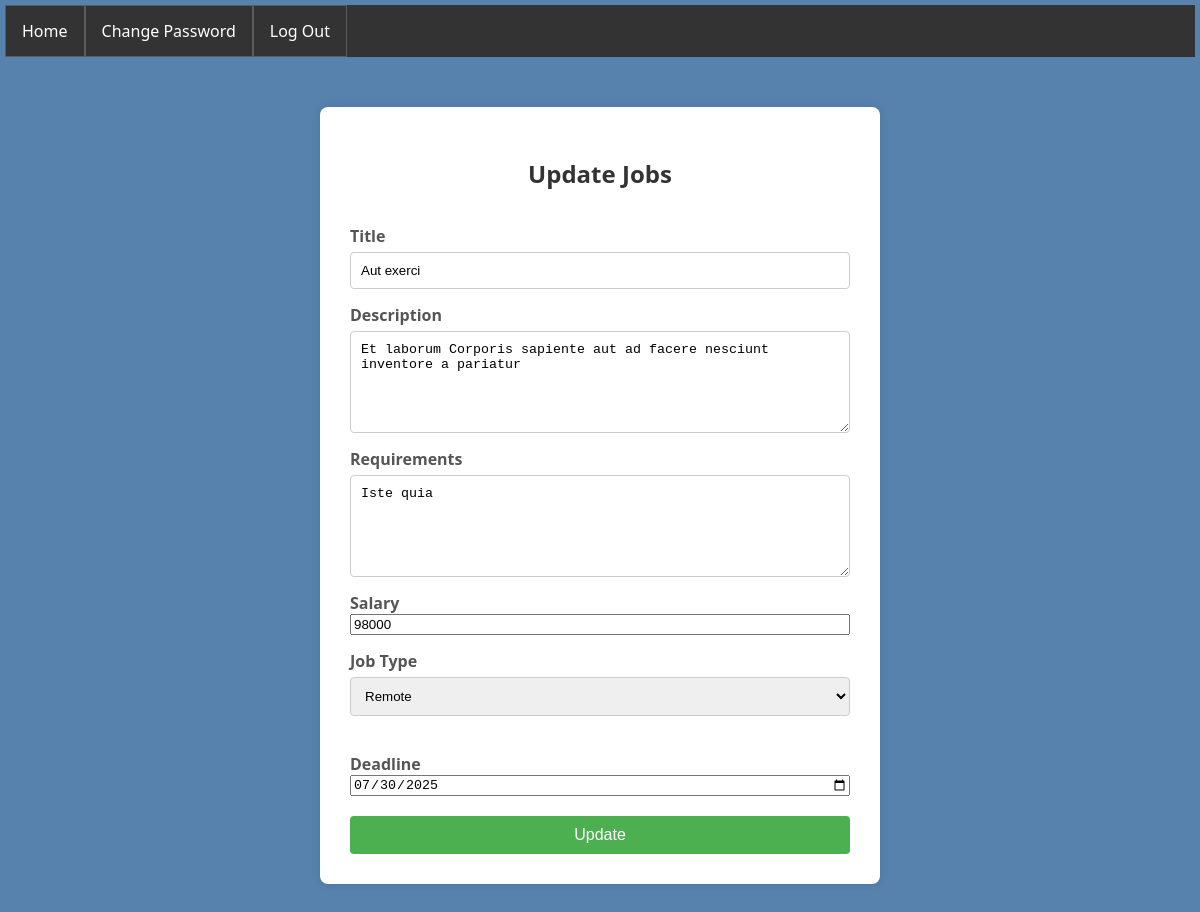
The page /employer/updatejob/5 on the database its author committed.
### employer_app/models.py (models this page shows)
class jobModel(models.Model):
    employer = models.ForeignKey(employerProfileModel, on_delete = models.CASCADE, null = True)
    title = models.CharField(max_length = 100, null = True)
    description = models.TextField(null = True)
    requirements = models.TextField(null = True)
    salary = models.IntegerField(null = True)
    TYPE = [
        ('FullTime','Full Time'),
        ('Remote','Remote'),
        ('Internship','Internship')
    ]
    jobType = models.CharField(choices = TYPE, max_length = 100, null = True)
    deadline = models.DateField(null = True)
    postedDate = models.DateTimeField(auto_now_add = True, null = True)

### employer_app/views.py (the view, shortened to what this page needs)
# urls.py: path('updatejob/<int:id>',updatejob,name='updatejob'),
def updatejob(req,id):
    data=jobModel.objects.get(id=id)
    context={
        'data':data
    }
    return render(req,"updatejob.html", context)

### employer_app/templates/updatejob.html (shortened to what this page needs)
{% extends "master.html" %}
{% block body %}
{% load static %}
<div class="container">
    <h2>Update Jobs</h2>
    <form method="POST">
        <label for="title">Title</label>
        <input type="text" id="title" name="title" maxlength="100" value="{{data.title}}">
        <label for="description">Description</label>
        <textarea id="description" name="description">{{data.description}}</textarea>
        <label for="requirements">Requirements</label>
        <textarea id="requirements" name="requirements">{{data.requirements}}</textarea>
        <label for="salary">Salary</label>
        <input type="number" id="salary" name="salary" value="{{data.salary}}">
        <label for="jobType">Job Type</label>
        <select id="jobType" name="jobType">
            <option value="Remote" {% if data.jobType == "Remote" %}selected{% endif %}>Remote</option>
        </select><br>
        <label for="deadline">Deadline</label>
        <input type="date" id="deadline" name="deadline" value="{{data.deadline|date:'Y-m-d'}}">
        <button type="submit">Update</button>
    </form>
</div>
{% endblock body %}

### users_auth_app/templates/master.html (style rules this page uses)
body { font-family: 'Segoe UI', sans-serif; background-color: #f5f7fa; margin: 0; padding: 0; background: #5682ad; margin: 5px; }

### employer_app/templates/updatejob.html (style rules this page uses)
.container { width: 500px; margin: 50px auto; background-color: #fff; border-radius: 8px; box-shadow: 0 0 10px rgba(0,0,0,0.1); padding: 30px; }
h2 { text-align: center; color: #333; }
form { display: flex; flex-direction: column; }
label { margin-top: 15px; font-weight: bold; color: #555; }
input[type="text"], textarea, select { padding: 10px; border: 1px solid #ccc; border-radius: 4px; margin-top: 5px; }
textarea { resize: vertical; min-height: 80px; }
button { margin-top: 20px; padding: 10px; background-color: #4caf50; color: white; border: none; border-radius: 4px; cursor: pointer; font-size: 16px; }

### rows shown on the page
jobModel: title "Aut exerci", description "Et laborum Corporis sapiente aut ad facere nesciunt inventore a pariatur", requirements "Iste quia", salary "98000", jobType "Remote", deadline "07/30/2025"
